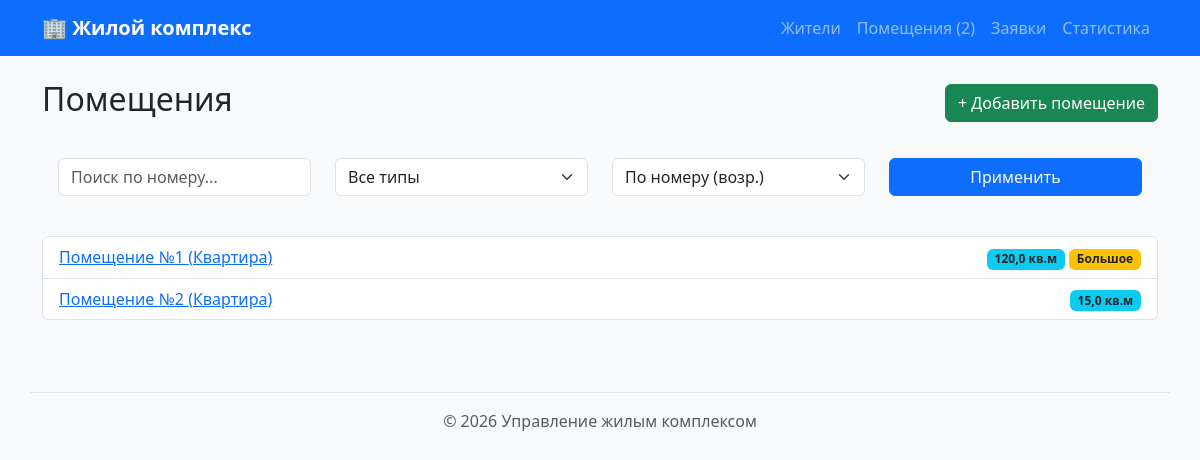
Before: /premises/ with the older database file.
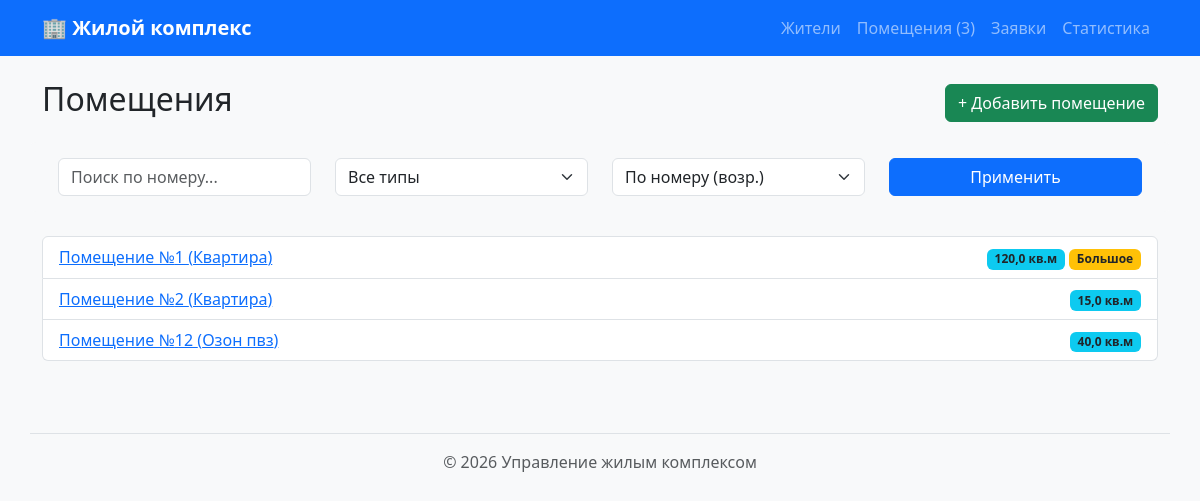
After: the same page with the newer database file.
### premises/models.py (models this page shows, shortened)
class Premise(models.Model):
    number = models.PositiveIntegerField(verbose_name="Номер помещения")
    premise_type = models.CharField(max_length=50, verbose_name="Тип")
    area = models.FloatField(verbose_name="Площадь")
    slug = models.SlugField(
        max_length=180,
        unique=True,
        blank=True,
        editable=False,
        verbose_name="URL-идентификатор"
    )
    is_large = models.GeneratedField(
        expression=Case(
            When(area__gte=100.0, then=Value(True)),
            default=Value(False),
            output_field=models.BooleanField(),
        ),
        output_field=models.BooleanField(),
        db_persist=True,
        verbose_name="Большое помещение (от 100 кв.м)"
    )
    class Meta:
        ordering = ["number"]
        verbose_name = "Помещение"
        verbose_name_plural = "Помещения"
    def get_absolute_url(self):
        return reverse("premises:detail", kwargs={"slug": self.slug})

### premises/views.py (the view)
# urls.py: path("", views.premises, name="list"),
def premises(request):
    premises_list = Premise.objects.all()
    search_query = request.GET.get("q", "").strip()
    if search_query:
        premises_list = premises_list.filter(number__icontains=search_query)
    type_filter = request.GET.get("type", "")
    if type_filter:
        premises_list = premises_list.filter(premise_type=type_filter)
    sort = request.GET.get("sort", "number")
    if sort in ["number", "-number", "area", "-area"]:
        premises_list = premises_list.order_by(sort)
    raw_types = Premise.objects.values_list("premise_type", flat=True)
    cleaned_types = [t.strip().capitalize() for t in raw_types if t]
    types = sorted(list(set(cleaned_types)))
    return render(request, "premises/premise_list.html", {
        "premises": premises_list,
        "search_query": search_query,
        "type_filter": type_filter,
        "sort": sort,
        "types": types,
    })

### premises/context_processors.py (called while the page is built)
def premise_context(request):
    return {
        "site_name": "Жилой комплекс",
        "premises_count": Premise.objects.count(),
    }

### premises/templates/premises/premise_list.html (shortened to what this page needs)
{% extends "base.html" %}
{% block content %}
<div class="d-flex justify-content-between align-items-center mb-3">
    <h2>Помещения</h2>
    <a href="{% url 'premises:create' %}" class="btn btn-success">+ Добавить помещение</a>
</div>
<form method="get" class="row bg-light p-3 rounded mb-4">
    <div class="col-md-3">
        <input type="text" name="q" class="form-control" placeholder="Поиск по номеру..." value="{{ search_query }}">
    </div>
    <div class="col-md-3">
        <select name="type" class="form-select" onchange="this.form.submit()"> >
            <option value="">Все типы</option>
        </select>
    </div>
    <div class="col-md-3">
        <select name="sort" class="form-select" onchange="this.form.submit()">
            <option value="number" {% if sort == 'number' %}selected{% endif %}>По номеру (возр.)</option>
        </select>
    </div>
    <div class="col-md-3">
        <button type="submit" class="btn btn-primary w-100">Применить</button>
    </div>
</form>
<ul class="list-group">
    {% for p in premises %}
        <li class="list-group-item d-flex justify-content-between align-items-center">
            <a href="{{ p.get_absolute_url }}">Помещение №{{ p.number }} ({{ p.premise_type }})</a>
            <div>
                <span class="badge bg-info text-dark">{{ p.area }} кв.м</span>
                {% if p.is_large %}<span class="badge bg-warning text-dark">Большое</span>{% endif %}
            </div>
        </li>
    {% empty %}
        <li class="list-group-item">Ничего не найдено.</li>
    {% endfor %}
</ul>
{% endblock %}

Changed rows visible on the page:
added Premise: number "12", premise_type "Озон пвз", area "40,0"
Other visible differences:
{{ premises_count }}: "2" → "3"
